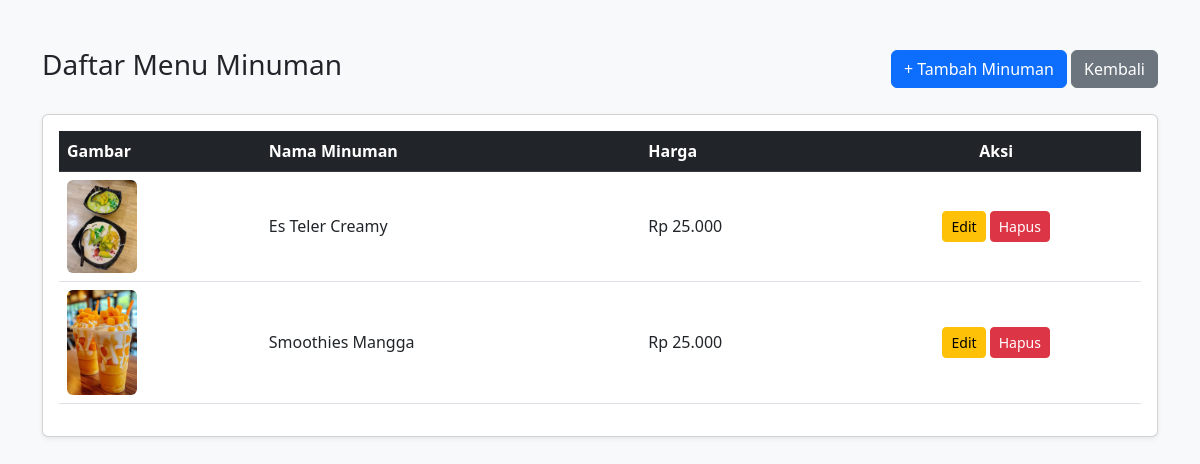
The page /admin/katalog_minuman/index.php (signed in) on the database its author committed.
### tables this page shows
CREATE TABLE `minuman` (
  `id` int(11) NOT NULL,
  `nama_minuman` varchar(100) NOT NULL,
  `gambar_minuman` varchar(255) NOT NULL,
  `harga` int(11) NOT NULL
);

### admin/katalog_minuman/index.php (the view, shortened to what this page needs)
<?php
include '../../config/config.php';
$result = mysqli_query($conn, "SELECT * FROM minuman");
?>
<!DOCTYPE html>
<html>
<head>
    <link href="https://cdn.jsdelivr.net/npm/bootstrap@5.3.0/dist/css/bootstrap.min.css" rel="stylesheet">
</head>
<body class="bg-light">
    <div class="container mt-5">
        <div class="d-flex justify-content-between align-items-center mb-4">
            <h3><i class="bi bi-cup-straw"></i> Daftar Menu Minuman</h3>
            <div>
                <a href="tambah.php" class="btn btn-primary">+ Tambah Minuman</a>
                <a href="../dashboard.php" class="btn btn-secondary">Kembali</a>
            </div>
        </div>
        <div class="card shadow-sm">
            <div class="card-body">
                <table class="table table-hover">
                    <thead class="table-dark">
                        <tr>
                            <th>Gambar</th>
                            <th>Nama Minuman</th>
                            <th>Harga</th>
                            <th class="text-center">Aksi</th>
                        </tr>
                    </thead>
                    <tbody class="align-middle">
                        <?php while($row = mysqli_fetch_assoc($result)) : ?>
                        <tr>
                            <td><img src="../../assets/img/<?= $row['gambar_minuman']; ?>" width="70" class="rounded"></td>
                            <td><?= $row['nama_minuman']; ?></td>
                            <td>Rp <?= number_format($row['harga'], 0, ',', '.'); ?></td>
                            <td class="text-center">
                                <a href="edit.php?id=<?= $row['id']; ?>" class="btn btn-warning btn-sm">Edit</a>
                                <a href="delete.php?id=<?= $row['id']; ?>" class="btn btn-danger btn-sm" onclick="return confirm('Hapus minuman ini?')">Hapus</a>
                            </td>
                        </tr>
                        <?php endwhile; ?>
                    </tbody>
                </table>
            </div>
        </div>
    </div>
</body>
</html>

### rows shown on the page
minuman: gambar_minuman (picture), nama_minuman "Es Teler Creamy", harga "25.000"
minuman: gambar_minuman (picture), nama_minuman "Smoothies Mangga", harga "25.000"
